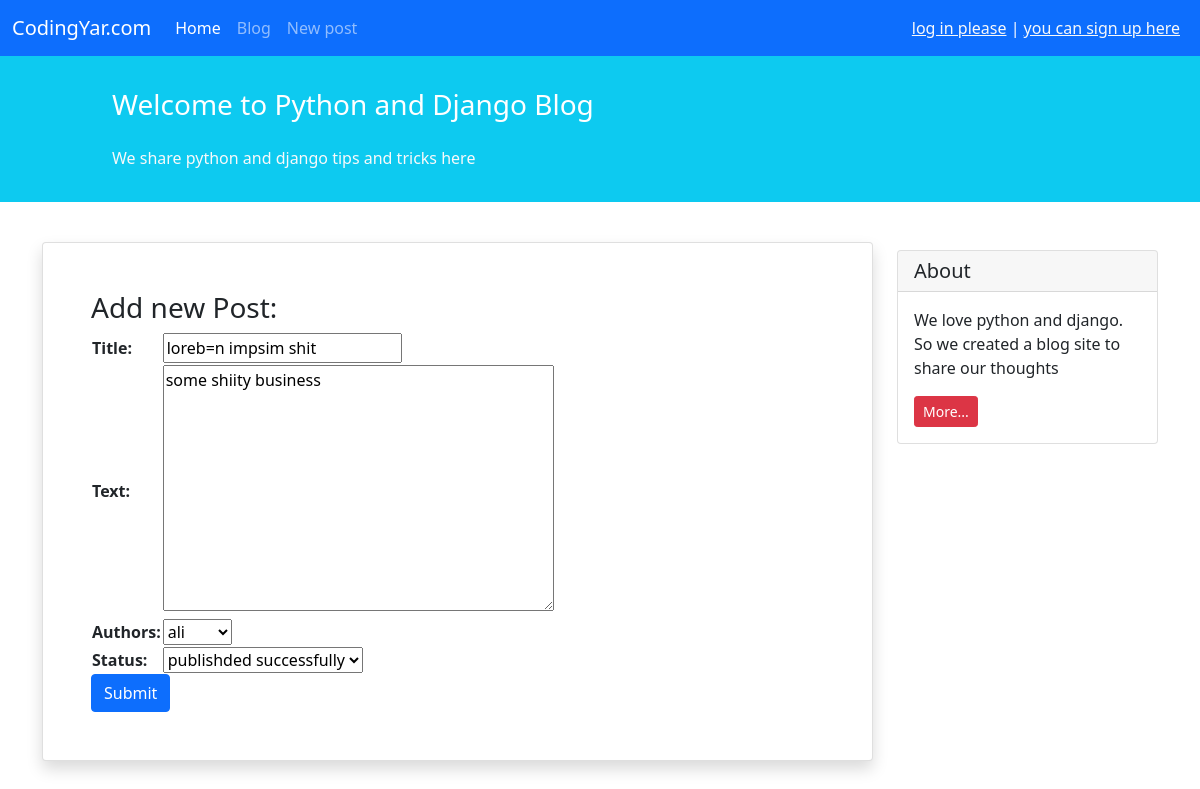
/blog/2/update/, run on the app's committed database.
### blogg/models.py (models this page shows, shortened)
class New(models.Model):
    MODES_OF_SAVING = (
        ('pub', 'publishded successfully'),
        ('dra', 'saved as draft'),
    )
    title = models.CharField(max_length=100)
    text = models.TextField()
    authors = models.ForeignKey('auth.User', on_delete=models.CASCADE)
    date_of_creation = models.DateTimeField(auto_now_add=True)
    date_modify = models.DateTimeField(auto_now=True)
    status = models.CharField(choices=MODES_OF_SAVING, max_length=3)

### blogg/views.py (the view)
# urls.py: path('<int:pk>/update/', views.Ournewupdate.as_view(), name='update'),
class Ournewupdate(generic.UpdateView):
    model = New
    form_class = NewAgePost
    template_name = 'blogg/creating.html'

### blogg/forms.py
class NewAgePost(forms.ModelForm):
    class Meta:
        model = New
        fields = ['title', 'text', 'authors', 'status']

### blogg/templates/blogg/creating.html (shortened to what this page needs)
{% extends '_base.html' %}
{% block content %}
    <div class="container mt-4">
        <div class="row">
            <div class="col-9">
                <div class="card shadow my-3 p-5">
                    <h3>Add new Post:</h3>
                    <form method="POST">
                        <table>
                            {{ form.as_table }}
                        </table>
                        <button type="submit" class="btn btn-primary">Submit</button>
                    </form>
                </div>
            </div>
            <div class="col-3">
                <div class="card my-4">
                    <h5 class="card-header">About</h5>
                    <div class="card-body">
                        <p class="card-text">We love python and django. So we created a blog site to share our
                            thoughts</p>
                        <a href="#"
                           class="btn btn-sm btn-danger">
                            More...
                        </a>
                    </div>
                </div>
            </div>
        </div>
    </div>
{% endblock content %}

### data on the page
New: title "loreb=n impsim shit", text "some shiity business", authors "ali", status "publishded successfully"
